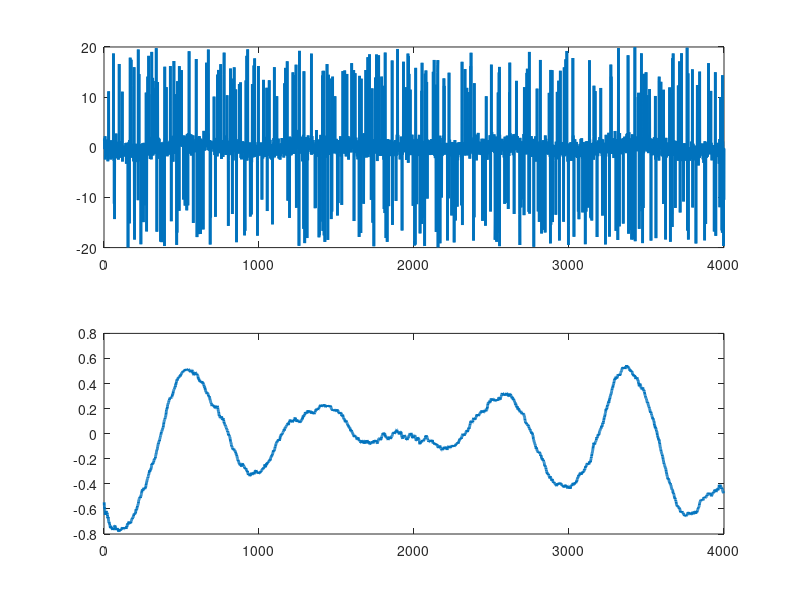

MATLAB code to generate this figure:
%%
%     COURSE: Signal processing and image processing in MATLAB and Python
%    SECTION: Time-domain denoising
%      VIDEO: Code challenge: Denoise these signals!
% Instructor: mikexcohen.com
%
%%

N = 4000;

origSignal = linspace(-1,1,N) .* sin(linspace(0,10*pi,N)) + randn(1,N);
r = randperm(N);
nn = round(N*.05);
origSignal(r(1:nn)) = (1+rand(1,nn))*10;
origSignal(r(end-nn+1:end)) = -(1+rand(1,nn))*10;

cleanedSignal = origSignal;

% remove positive noise spikes
p2r = find(origSignal>5);
k = 5;
for i=1:length(p2r)
    cleanedSignal(p2r(i)) = median(cleanedSignal(max(1,p2r(i)-k):min(p2r(i)+k,N)));
end

% remove negative noise spikes
p2r = find(origSignal<-5);
k = 5;
for i=1:length(p2r)
    cleanedSignal(p2r(i)) = median(cleanedSignal(max(1,p2r(i)-k):min(p2r(i)+k,N)));
end

% mean-smooth
k = 150;
for i=1:N
    cleanedSignal(i) = mean(cleanedSignal(max(1,i-k):min(N,i+k)));
end


clf,
subplot(2,1,1)
plot(1:N,origSignal,'linew',2)

subplot(2,1,2)
plot(1:N,cleanedSignal,'linew',2)

%% done.
